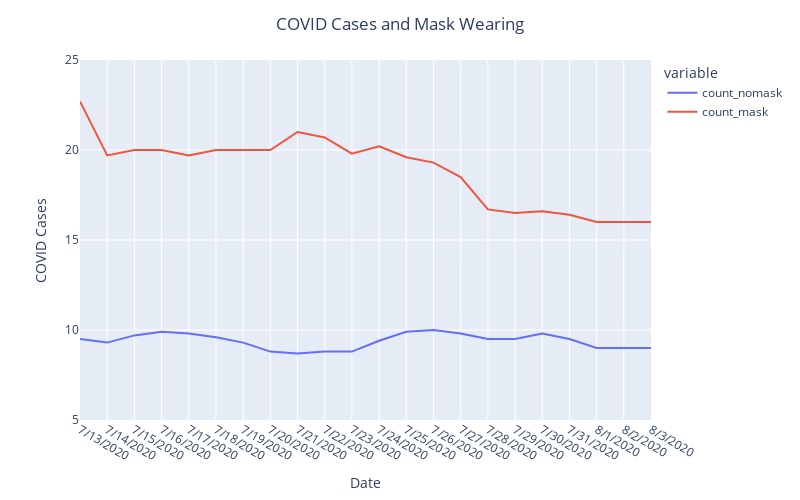

The notebook cell this image was saved under:
### Markdown cell above
### Q3: Make a visualization of this data that is more accurate. Your visualization should more honestly tell the story.

               fig = pd.line(DF,x= ,y= )

### Code cell
fig = px.line(DF,x='date', y=['count_nomask','count_mask'])

fig.update_layout(title='COVID Cases and Mask Wearing',
                  title_x=0.5,
                  xaxis_title="Date",
                  xaxis_range=["7/13/2020", "8/3/2020"],
                  yaxis_range=[5, 25],
                  yaxis_title="COVID Cases",
                  autosize=False,
                  width=800,
                  height=500)
fig.show()

### Figure 1 — Plotly figure (JSON) as saved in the notebook; plotly's stock layout.template omitted (floating-point values rounded to 4 significant figures)
{"data": [{"hovertemplate": "variable=count_nomask<br>date=%{x}<br>value=%{y}<extra></extra>", "legendgroup": "count_nomask", "line": {"color": "#636efa", "dash": "solid"}, "marker": {"symbol": "circle"}, "mode": "lines", "name": "count_nomask", "orientation": "v", "showlegend": true, "type": "scatter", "x": ["7/13/2020", "7/14/2020", "7/15/2020", "7/16/2020", "7/17/2020", "7/18/2020", "7/19/2020", "7/20/2020", "7/21/2020", "7/22/2020", "7/23/2020", "7/24/2020", "7/25/2020", "7/26/2020", "7/27/2020", "7/28/2020", "7/29/2020", "7/30/2020", "7/31/2020", "8/1/2020", "8/2/2020", "8/3/2020"], "xaxis": "x", "y": [9.5, 9.3, 9.7, 9.9, 9.8, 9.6, 9.3, 8.8, 8.7, 8.8, 8.8, 9.4, 9.9, 10, 9.8, 9.5, 9.5, 9.8, 9.5, 9, 9, 9], "yaxis": "y"}, {"hovertemplate": "variable=count_mask<br>date=%{x}<br>value=%{y}<extra></extra>", "legendgroup": "count_mask", "line": {"color": "#EF553B", "dash": "solid"}, "marker": {"symbol": "circle"}, "mode": "lines", "name": "count_mask", "orientation": "v", "showlegend": true, "type": "scatter", "x": ["7/13/2020", "7/14/2020", "7/15/2020", "7/16/2020", "7/17/2020", "7/18/2020", "7/19/2020", "7/20/2020", "7/21/2020", "7/22/2020", "7/23/2020", "7/24/2020", "7/25/2020", "7/26/2020", "7/27/2020", "7/28/2020", "7/29/2020", "7/30/2020", "7/31/2020", "8/1/2020", "8/2/2020", "8/3/2020"], "xaxis": "x", "y": [22.7, 19.7, 20, 20, 19.7, 20, 20, 20, 21, 20.7, 19.8, 20.2, 19.6, 19.3, 18.5, 16.7, 16.5, 16.6, 16.4, 16, 16, 16], "yaxis": "y"}], "layout": {"autosize": false, "height": 500, "legend": {"title": {"text": "variable"}, "tracegroupgap": 0}, "margin": {"t": 60}, "title": {"text": "COVID Cases and Mask Wearing", "x": 0.5}, "width": 800, "xaxis": {"anchor": "y", "autorange": true, "domain": [0, 1], "range": [0, 21], "title": {"text": "Date"}, "type": "category"}, "yaxis": {"anchor": "x", "domain": [0, 1], "range": [5, 25], "title": {"text": "COVID Cases"}, "type": "linear"}}}
